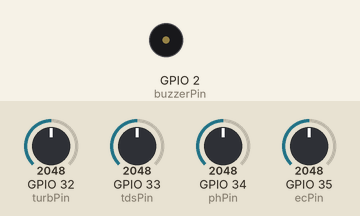
Bench run of a sketch on a simulated ESP32-S3. Parts: buzzer (waves = sounding). The inputs (shaded band) are chosen by the test bench; at power-on: GPIO 34 (phPin) = 2048, GPIO 33 (tdsPin) = 2048, GPIO 32 (turbPin) = 2048, GPIO 35 (ecPin) = 2048. What the sketch prints to the serial monitor is not drawn.

Above: at 7.1 s.
7.2 s: GPIO 34 (phPin) set to 1885
At 8.2 s:
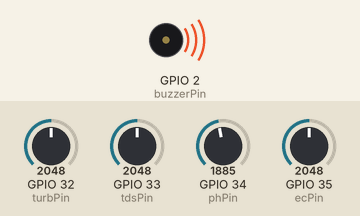
10.7 s: GPIO 34 (phPin) set to 1779
14.2 s: GPIO 33 (tdsPin) set to 1110
17.7 s: GPIO 33 (tdsPin) set to 1014
22.5 s: GPIO 32 (turbPin) set to 1283
26.0 s: GPIO 32 (turbPin) set to 1177
At 26.9 s:
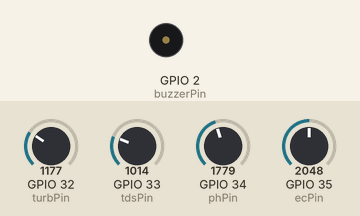
Timing chart, 0 to 29.0 s (numbered marks = the images above; inputs shaded):
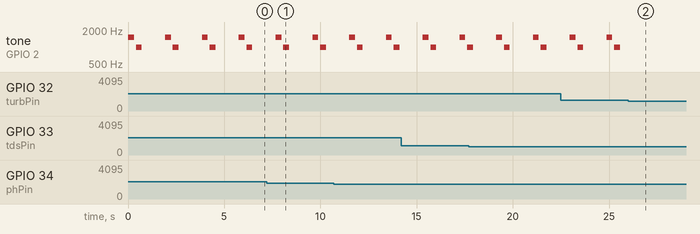

Measured:
- the behaviour switches between 1229 and 1228 on GPIO 32 (turbPin) (found by bisection; images 1 and 2)
- after the input at 26.0 s, tone on GPIO 2 (buzzerPin): stops changing and stays silent
- by itself, tone on GPIO 2 (buzzerPin): repeats every 1.9 s: silent 0.10 s, 1000 Hz 0.30 s, silent 1.2 s, 1500 Hz 0.30 s

The sketch:

sketch.ino
```cpp
const int buzzerPin = 2;
const int ecPin = 35;
const int phPin = 34;
const int tdsPin = 33;
const int turbPin = 32;

void setup() {
  Serial.begin(115200);
  pinMode(buzzerPin, OUTPUT);
  digitalWrite(buzzerPin, LOW);   // Buzzer off initially

  Serial.println("=== Water Quality Monitoring System ===");
  Serial.println("Buzzer alerts enabled (WQI + pH violation)");
  Serial.println("-------------------------------------");
}

void loop() {
  // ==================== READ RAW VALUES ====================
  int rawTurb = analogRead(turbPin);   // Pot1
  int rawPH   = analogRead(phPin);   // Pot2
  int rawTDS  = analogRead(tdsPin);   // Pot3
  int rawEC   = analogRead(ecPin);   // Pot4

  // ==================== CONVERT TO SENSOR VALUES ====================
   float turbidity = map(rawTurb, 0, 4095, 0, 10);
  float pH        = 4.0 + (rawPH * 10.0 / 4095.0);
  float tds       = map(rawTDS, 0, 4095, 0, 1000);
  float ec        = map(rawEC, 0, 4095, 0, 1500);

  // Clamp values
  turbidity = constrain(turbidity, 0.0, 100.0);
  pH        = constrain(pH, 0.0, 14.0);
  tds       = constrain(tds, 0, 1200);
  ec        = constrain(ec, 0.0, 2000.0);

  // ==================== CALCULATE WQI ====================
  float wqi = calculateWQI(turbidity, pH, tds, ec);

  // ==================== CHECK VIOLATIONS ====================
  bool pH_Violated = (pH < 6.5 || pH > 8.5);
  bool WQI_Violated = (wqi > 50);        // Poor or Very Poor

  bool turbidity_Violated = (turbidity > 5);
  bool electricalC_Violated = (ec > 1000);
  bool tds_Violated = (tds > 600);    // Poor or Very Poor

  // ==================== PRINT RESULTS ====================
   Serial.println("\n--- Water Quality Parameters ---");
  Serial.print("Turbidity : "); Serial.print(turbidity, 1); Serial.println(" NTU");
    Serial.print("   ("); Serial.print(turbidity_Violated ? "VIOLATED" : "OK"); Serial.println(")");
  Serial.print("pH        : "); Serial.print(pH, 2);
  Serial.print("   ("); Serial.print(pH_Violated ? "VIOLATED" : "OK"); Serial.println(")");

  Serial.print("TDS       : "); Serial.print(tds, 2); Serial.println(" ppm");
    Serial.print("   ("); Serial.print(tds_Violated ? "VIOLATED" : "OK"); Serial.println(")");
  Serial.print("EC        : "); Serial.print(ec, 1); Serial.println(" µS/cm");
  Serial.print("   ("); Serial.print(electricalC_Violated ? "VIOLATED" : "OK"); Serial.println(")");
  Serial.print("WQI       : "); Serial.print(wqi, 2);

  if (wqi <= 25) {
    Serial.println("  → Excellent");
  } else if (wqi <= 50) {
    Serial.println("  → Good");
  } else if (wqi <= 70) {
    Serial.println("  → Fair");
  } else if (wqi <= 90) {
    Serial.println("  → Poor");
  } else {
    Serial.println("  → Very Poor / Unsuitable for Drinking");
  }

  // ==================== BUZZER ALERT ====================
  if (pH_Violated || WQI_Violated || turbidity_Violated || tds_Violated) {
    alertBuzzer(pH_Violated,turbidity_Violated,tds_Violated, WQI_Violated);
  } else {
    digitalWrite(buzzerPin, LOW);   // Turn off buzzer
  }

  delay(1500);
}

// ==================== BUZZER ALERT FUNCTION ====================
void alertBuzzer(bool pH_Violated,bool turbidity_Violated,bool tds_Violated, bool WQI_Violated) {
  if (pH_Violated || WQI_Violated || turbidity_Violated || tds_Violated ) {
    // Both violated → Fast continuous beep
    tone(buzzerPin, 1500, 300);
    delay(400);
    tone(buzzerPin, 1000, 300);
  }
  else if (pH_Violated) {
    // Only pH violated → Short beeps
    tone(buzzerPin, 2000, 200);
    delay(300);
    tone(buzzerPin, 2000, 200);
  }
  else if (WQI_Violated) {
    // Only WQI violated → Long beep
    tone(buzzerPin, 1200, 600);
  }
}


// }
float calculateWQI(float turbidity, float pH, float tds, float ec) {
  const float W_turb = 0.28;
  const float W_pH   = 0.35;
  const float W_tds  = 0.19;
  const float W_ec   = 0.18;

  // Sub-indices
  float q_turb = constrain((turbidity / 5.0) * 100.0, 0, 120);

  float q_pH;
  if (pH >= 6.5 && pH <= 8.5) {
    q_pH = abs(pH - 7.0) * 18.0;           // Small penalty near neutral
  } else if (pH < 6.5) {
    q_pH = 65 + (6.5 - pH) * 40;           // Heavy penalty for acidic
  } else {
    q_pH = 65 + (pH - 8.5) * 35;           // Penalty for alkaline
  }

  float q_tds = constrain((tds / 500.0) * 100.0, 0, 120);
  float q_ec  = constrain((ec / 750.0) * 100.0, 0, 120);

  // Normal WQI calculation
  float wqi = (q_turb * W_turb) + (q_pH * W_pH) + (q_tds * W_tds) + (q_ec * W_ec);

  // === IMPORTANT FIX: pH OVERRIDE ===
  if (pH < 6.0 || pH > 9.0) {
    wqi = (wqi > 75.0f)? wqi: 75.0f;    // Force at least "Poor" if pH is dangerous
  }
  else if (pH < 6.5 || pH > 8.5) {
    wqi = (wqi > 55.0f)? wqi: 55.0f;     // Force at least "Fair" for mild violation
  }

  return constrain(wqi, 0.0, 120.0);
}
```
